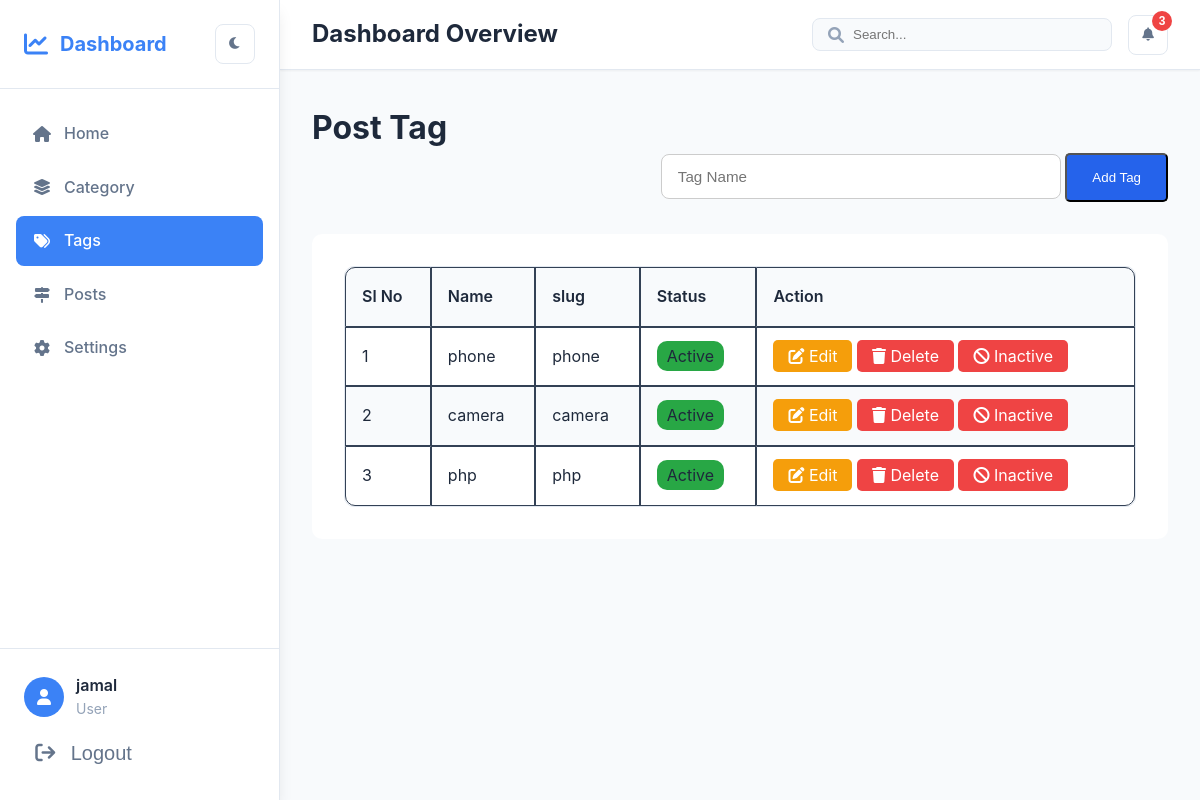
The app's page /backend/tags/ (signed in) with its own data.
### blog/models.py (models this page shows, shortened)
class Tag(models.Model):
    name = models.CharField(max_length=200)
    slug = models.SlugField(max_length=200, unique=True)
    active = models.BooleanField(default=True)
    created_at = models.DateTimeField(auto_now_add=True)
    updated_at = models.DateTimeField(auto_now=True)
    class Meta:
        ordering = ['-created_at']

### blog/views.py (the view, shortened to what this page needs)
# urls.py: path('backend/tags/', views.tags_list, name='tags_list'),
@login_required(login_url='login')
def tags_list(request):
    tags = Tag.objects.all()
    context = {
        'tags': tags
    }
    return render(request, 'post_tags/tags_list.html', context)

### blog/templates/post_tags/tags_list.html (shortened to what this page needs)
{% extends 'dashboard.html' %}
{% load static %}
{% block content %}
    <h1>Post Tag</h1>
    <div class="btn_container">
        <form method="POST">
            <input type="text" name="name" value="{{ tag.name }}" class="input-text" placeholder="Tag Name" required>
            <button type="submit" class="btn-primary">
                {% if tag.id %}
                    Update Tag
                {% else %}
                    Add Tag
                {% endif %}
            </button>
        </form>
    </div>
    <div class="post_container">
        <table class="table_border_radius">
            <thead>
                <th>Sl No</th>
                <th>Name</th>
                <th>slug</th>
                <th>Status</th>
                <th>Action</th>
            </thead>
            <tbody>
                {% for tag in tags %}
                    <tr>
                        <td>
                            {{ forloop.counter }}
                        </td>
                        <td>
                            {{ tag.name }}
                        </td>
                        <td>
                            {{ tag.slug }}
                        </td>
                        <td>
                            {% if tag.active == True %}
                                <span class="badge bg-success">Active</span>
                            {% else %}
                                <span class="badge bg-danger">Inactive</span>
                            {% endif %}
                        </td>
                        <td>
                            <a href="{% url 'tags_update' tag.id %}" class="edit_btn"><i class="fa fa-edit"></i> Edit</a>
                            <a href="{% url 'tags_delete' tag.id %}" class="delete_btn"><i class="fa fa-trash"></i> Delete</a>
                            {% if tag.active == True %}
                                <a href="{% url 'tags_inactive' tag.id %}" class="delete_btn"><i class="fa fa-ban"></i> Inactive</a>
                            {% else %}
                                <a href="{% url 'tags_active' tag.id %}" class="btn-success"><i class="fa fa-check"></i> Active</a>
                            {% endif %}
                        </td>
                    </tr>
                {% endfor %}
            </tbody>
        </table>
    </div>
{% endblock content %}

### templates/dashboard.html (shortened to what this page needs)
{% load static %}
<!DOCTYPE html>
<html lang="en">
<head>
    <link rel="stylesheet" href="{% static 'dashboard/styles.css' %}">
    <link href="https://cdnjs.cloudflare.com/ajax/libs/font-awesome/6.0.0/css/all.min.css" rel="stylesheet">
</head>
<body>
    <div class="dashboard">
        <aside class="sidebar">
            <div class="sidebar-header">
                <div class="logo">
                    <i class="fas fa-chart-line"></i>
                    <span>Dashboard</span>
                </div>
                <button class="theme-toggle" id="themeToggle">
                    <i class="fas fa-moon"></i>
                </button>
            </div>
            <nav class="sidebar-nav">
                <ul>
                    <li class="nav-item {% if 'dashboard' in request.path %}active{% endif %}">
                        <a href="{% url 'dashboard' %}" class="nav-link">
                            <i class="fas fa-home"></i>
                            <span>Home</span>
                        </a>
                    </li>
                    <li class="nav-item {% if 'category_list' in request.path %}active{% endif %}">
                        <a href="{% url 'category_list' %}" class="nav-link">
                            <i class="fa-solid fa-layer-group"></i>
                            <span>Category</span>
                        </a>
                    </li>
                    <li class="nav-item {% if 'tags_list' in request.path %}active{% endif %}">
                        <a href="{% url 'tags_list' %}" class="nav-link">
                            <i class="fa fa-tags"></i>
                            <span>Tags</span>
                        </a>
                    </li>
                    <li class="nav-item {% if 'post_list' in request.path %}active{% endif %}">
                        <a href="{% url 'post_list' %}" class="nav-link">
                            <i class="fa-solid fa-signs-post"></i>
                            <span>Posts</span>
                        </a>
                    </li>
                    <li class="nav-item {% if 'profile_settings' in request.path %}active{% endif %}">
                        <a href="{% url 'profile_settings' %}" class="nav-link">
                            <i class="fas fa-cog"></i>
                            <span>Settings</span>
                        </a>
                    </li>
                </ul>
            </nav>
            <div class="sidebar-footer">
                <div class="user-profile">
                    <div class="user-avatar">
                        <i class="fas fa-user"></i>
                    </div>
                    <div class="user-info">
                        <span class="user-name">{{ user.username }}</span>
                        <span class="user-role">{% if user.is_superuser %}Admin{% else %}User{% endif %}</span>
                    </div>
                </div>
                <div class="logout-info">
                    <form action="{% url 'logout' %}" method="POST">
                        <button type="submit" class="logout-btn">
                            <i class="fa fa-sign-out"></i>
                            <span>Logout</span>
                        </button>
                    </form>
                </div>
            </div>
        </aside>
        <main class="main-content">
            <header class="main-header">
                <div class="header-left">
                    <h1>Dashboard Overview</h1>
                </div>
                <div class="header-right">
                    <div class="search-box">
                        <i class="fas fa-search"></i>
                        <input type="text" placeholder="Search...">
                    </div>
                    <button class="notification-btn">
                        <i class="fas fa-bell"></i>
                        <span class="notification-badge">3</span>
                    </button>
                </div>
            </header>
            <div class="content">
               {% block content %}{% endblock content %}
            </div>
        </main>
    </div>
</body>
</html>

### blog/templates/post_tags/tags_list.html (style rules this page uses)
.post_container { max-width: 1200px; margin: auto; margin-top: 2rem; padding: 2rem; background: var(--bg-primary); color: var(--text-primary); border-radius: 10px; }
.btn_container { max-width: 1200px; margin: auto; text-align: right; }
.table_border_radius { border-collapse: separate !important; border-spacing: 0; width: 100%; border: solid var(--border-color) 1px; border-radius: 10px; }
.table_border_radius th, .table_border_radius td { padding: 1rem; color: var(--text-primary); border: 1px solid var(--border-secondary); text-align: left; }
.table_border_radius thead { background: var(--bg-secondary); }
.table_border_radius tr:nth-child(even) { background: var(--bg-secondary); }
.table_border_radius th:first-child { border-top-left-radius: 10px; }
.table_border_radius th:last-child { border-top-right-radius: 10px; }
.table_border_radius tr:last-child td:first-child { border-bottom-left-radius: 10px; }
.table_border_radius tr:last-child td:last-child { border-bottom-right-radius: 10px; }
.table_border_radius th { font-weight: 600; }
.btn-primary { background: #2563eb; padding: 15px 25px; border-radius: 5px; text-decoration: none; color: white; }
.edit_btn { background: #f59e0b; padding: 6px 15px; border-radius: 5px; text-decoration: none; color: white; }
.delete_btn { background: #ef4444; padding: 6px 15px; border-radius: 5px; text-decoration: none; color: white; }
.input-text { max-width: 400px; width: 100%; min-width: 200px; padding: 0.8rem 1rem; border-radius: 8px; border: 1px solid #ccc; font-size: 0.95rem; }
.badge { padding: 5px 10px; border-radius: 10px; }
.bg-success { background: #28a745; }

### records on screen
Tag: name "phone", slug "phone", active "Active"
Tag: name "camera", slug "camera", active "Active"
Tag: name "php", slug "php", active "Active"

### other values on screen
{{ user.username }} "jamal"
